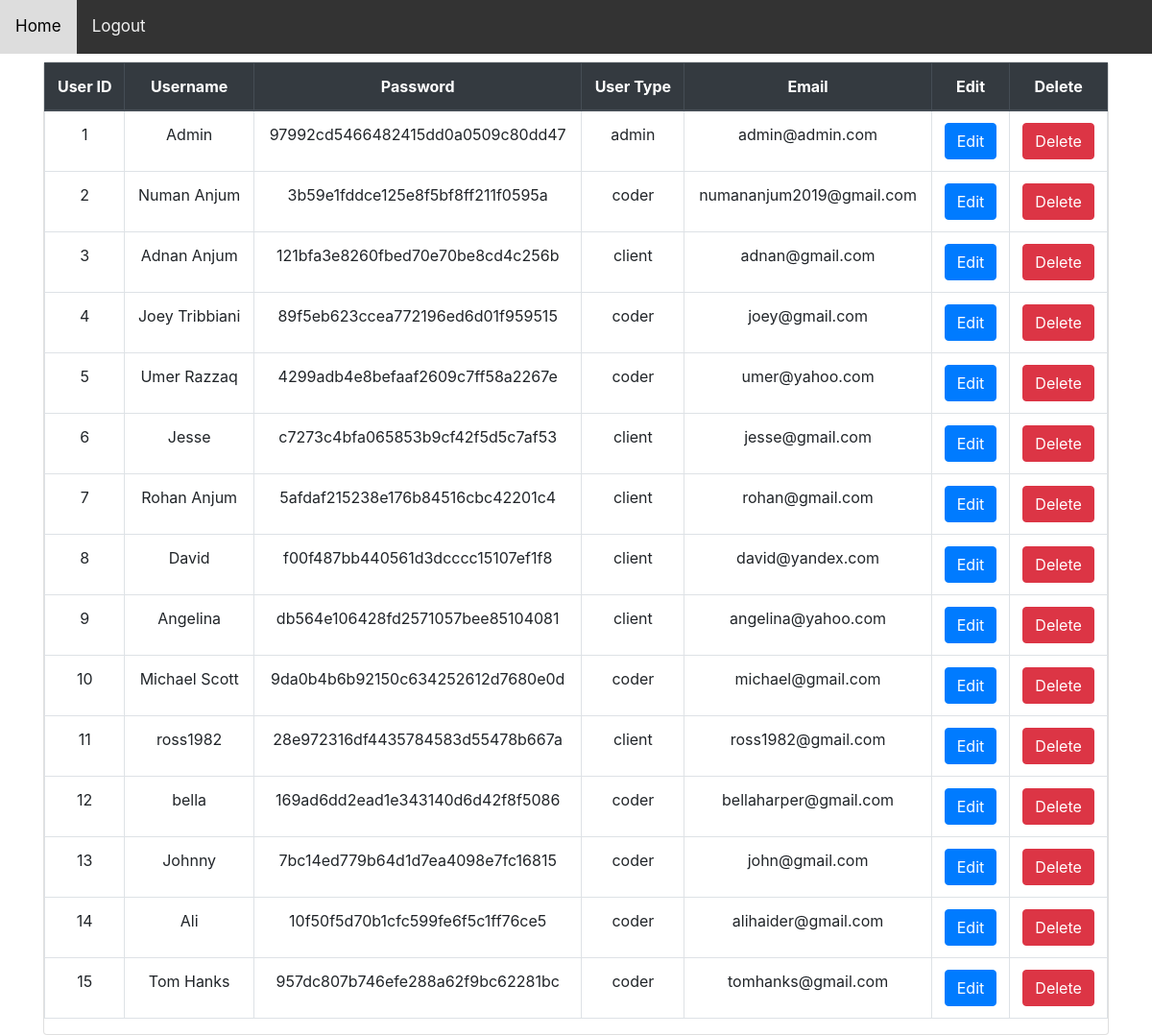
/admin/viewusers.php (signed in), run on an earlier commit of the app's database.
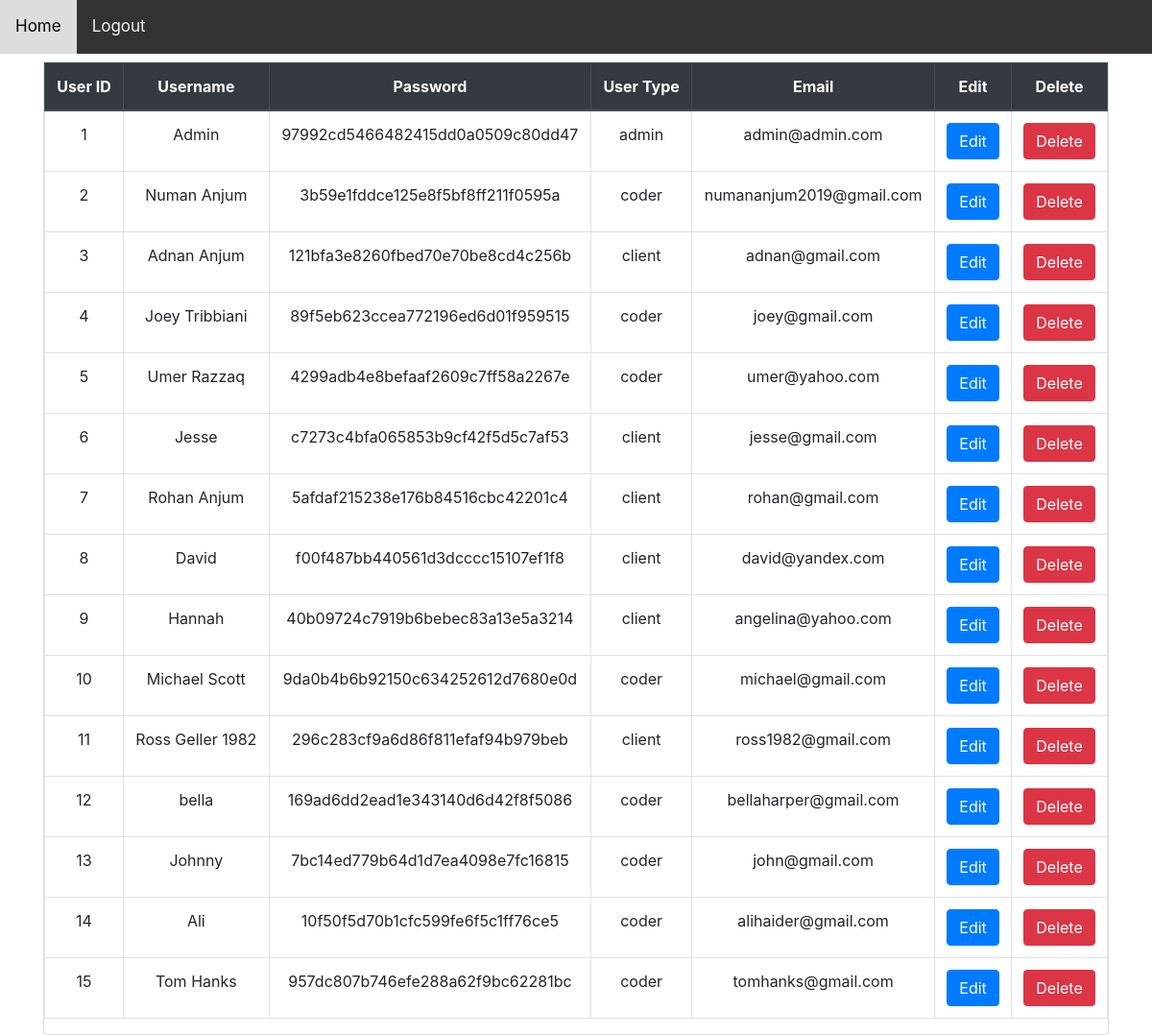
And on a later commit of the database.
### tables this page shows
CREATE TABLE IF NOT EXISTS `users` (
`userID` int(20) NOT NULL,
  `username` varchar(30) NOT NULL,
  `password` varchar(100) NOT NULL,
  `usertype` varchar(20) NOT NULL,
  `email` varchar(50) NOT NULL
);

### admin/viewusers.php (the view, shortened to what this page needs)
<?php
    require_once("adminheader.php");
    require_once("../connection.php");
    $query = " SELECT * FROM users";
    $result = mysqli_query($conn,$query);
?>
<!DOCTYPE html>
<html lang="en">
<head>
    <link rel="stylesheet" a href="../CSS/bootstrap.css"/>
</head>
<body class="bg-white">
        <div class="container">
            <div class="row">
                <div class="col-lg-12 m-auto">
                    <div class="card mt-2">
                        <table class="table table-bordered table-hover text-center">
                            <thead class="thead-dark">
                            <tr>
                                <th> User ID </th>
                                <th> Username</th>
                                <th> Password </th>
                                <th> User Type </th>
                                <th> Email </th>
                                <th> Edit  </th>
                                <th> Delete </th>
                            </tr>
                            </thead>
                            <?php
                                   if (mysqli_num_rows($result) > 0) {
                                    while($row=mysqli_fetch_assoc($result))
                                    {
                                        $userID = $row['userID'];
                                        $username = $row['username'];
                                        $password = $row['password'];
                                        $usertype = $row['usertype'];
                                        $email = $row['email'];
                            ?>
                                    <tr>
                                        <td><?php echo $userID; ?></td>
                                        <td><?php echo $username; ?></td>
                                        <td><?php echo md5($password); ?></td>
                                        <td><?php echo $usertype; ?></td>
                                        <td><?php echo $email; ?></td>
                                        <td><a href="editusers.php?userID=<?php echo $userID; ?>"class="btn btn-primary" role="button">Edit</a></td>
                                        <td><a onClick="return confirm('Are you sure you want to delete?')" href='deleteusers.php?userID=<?php echo $userID; ?> &usertype=<?php echo $usertype;?>' type='button' class='btn btn-danger'>Delete</a></td>
                                    </tr>
                           <?php
                                }
                            }
                            else{
                                $result1='<div class="alert alert-danger">No Users Yet</div>';
                                echo $result1;}
                            ?>
                        </table>
                    </div>
                </div>
            </div>
        </div>
</body>
</html>

What changed in the data, as far as the page shows it:
changed users "angelina@yahoo.com": username "Angelina" → "Hannah"; password "db564e106428fd2571057bee85104081" → "40b09724c7919b6bebec83a13e5a3214"
changed users "ross1982@gmail.com": username "ross1982" → "Ross Geller 1982"; password "28e972316df4435784583d55478b667a" → "296c283cf9a6d86f811efaf94b979beb"
